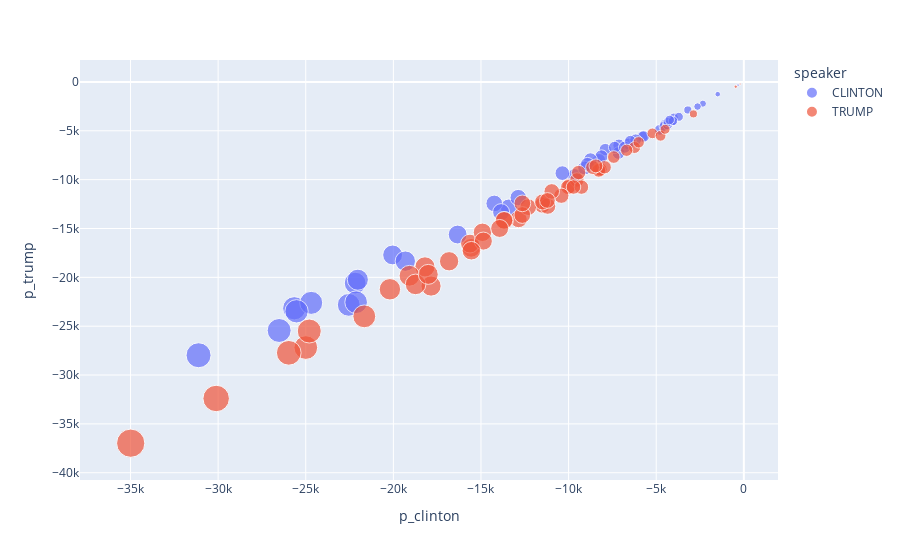

Notebook code for this chart:
### Code cell
import plotly.express as px
fig = px.scatter(tg, x='p_clinton',y='p_trump',color='speaker', size="length", hover_data=['speech_id'])
fig.show()
